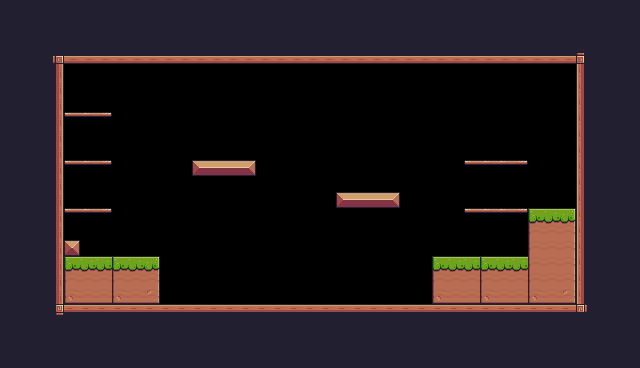

The image is a tile-based game level rendered from a .tmx file. Its description and complete source (layers, tilesets, objects, tile grids) follow:
An orthogonal 40x23 tile map with 16x16 px tiles, 1 tile layer (Background) and 30 objects (11x Fruit, 5x Platforms, 2x Saw, Player, Checkpoint).

<map version="1.10" tiledversion="1.10.2" orientation="orthogonal" renderorder="right-down" width="40" height="23" tilewidth="16" tileheight="16" infinite="0" nextlayerid="4" nextobjectid="40">
 <tileset firstgid="1" source="Pixel Adventure.tsx" />
 <layer id="1" name="Background" width="40" height="23">
  <properties>
   <property name="BackgroundColor" value="Gray" />
  </properties>
  <data encoding="csv">
24,24,24,24,24,24,24,24,24,24,24,24,24,24,24,24,24,24,24,24,24,24,24,24,24,24,24,24,24,24,24,24,24,24,24,24,24,24,24,24,
24,24,24,24,24,24,24,24,24,24,24,24,24,24,24,24,24,24,24,24,24,24,24,24,24,24,24,24,24,24,24,24,24,24,24,24,24,24,24,24,
24,24,24,24,24,24,24,24,24,24,24,24,24,24,24,24,24,24,24,24,24,24,24,24,24,24,24,24,24,24,24,24,24,24,24,24,24,24,24,24,
24,24,24,92,134,134,134,134,134,134,134,134,134,134,134,134,134,134,134,134,134,134,134,134,134,134,134,134,134,134,134,134,134,134,134,134,93,24,24,24,
24,24,24,113,0,0,0,0,0,0,0,0,0,0,0,0,0,0,0,0,0,0,0,0,0,0,0,0,0,0,0,0,0,0,0,0,111,24,24,24,
24,24,24,113,0,0,0,0,0,0,0,0,0,0,0,0,0,0,0,0,0,0,0,0,0,0,0,0,0,0,0,0,0,0,0,0,111,24,24,24,
24,24,24,113,0,0,0,0,0,0,0,0,0,0,0,0,0,0,0,0,0,0,0,0,0,0,0,0,0,0,0,0,0,0,0,0,111,24,24,24,
24,24,24,113,40,41,42,0,0,0,0,0,0,0,0,0,0,0,0,0,0,0,0,0,0,0,0,0,0,0,0,0,0,0,0,0,111,24,24,24,
24,24,24,113,0,0,0,0,0,0,0,0,0,0,0,0,0,0,0,0,0,0,0,0,0,0,0,0,0,0,0,0,0,0,0,0,111,24,24,24,
24,24,24,113,0,0,0,0,0,0,0,0,0,0,0,0,0,0,0,0,0,0,0,0,0,0,0,0,0,0,0,0,0,0,0,0,111,24,24,24,
24,24,24,113,40,41,42,0,0,0,0,0,13,14,14,15,0,0,0,0,0,0,0,0,0,0,0,0,0,40,41,41,42,0,0,0,111,24,24,24,
24,24,24,113,0,0,0,0,0,0,0,0,0,0,0,0,0,0,0,0,0,0,0,0,0,0,0,0,0,0,0,0,0,0,0,0,111,24,24,24,
24,24,24,113,0,0,0,0,0,0,0,0,0,0,0,0,0,0,0,0,0,13,14,14,15,0,0,0,0,0,0,0,0,0,0,0,111,24,24,24,
24,24,24,113,40,41,42,0,0,0,0,0,0,0,0,0,0,0,0,0,0,0,0,0,0,0,0,0,0,40,41,41,42,7,8,9,111,24,24,24,
24,24,24,113,0,0,0,0,0,0,0,0,0,0,0,0,0,0,0,0,0,0,0,0,0,0,0,0,0,0,0,0,0,29,30,31,111,24,24,24,
24,24,24,113,35,0,0,0,0,0,0,0,0,0,0,0,0,0,0,0,0,0,0,0,0,0,0,0,0,0,0,0,0,29,30,31,111,24,24,24,
24,24,24,113,7,8,8,7,8,9,0,0,0,0,0,0,0,0,0,0,0,0,0,0,0,0,0,7,8,8,7,8,8,29,30,31,111,24,24,24,
24,24,24,113,29,30,30,29,30,31,0,0,0,0,0,0,0,0,0,0,0,0,0,0,0,0,0,29,30,30,29,30,30,29,30,31,111,24,24,24,
24,24,24,113,51,52,52,51,52,53,0,0,0,0,0,0,0,0,0,0,0,0,0,0,0,0,0,51,52,52,51,52,52,51,52,53,111,24,24,24,
24,24,24,114,90,90,90,90,90,90,90,90,90,90,90,90,90,90,90,90,90,90,90,90,90,90,90,90,90,90,90,90,90,90,90,90,115,24,24,24,
24,24,24,24,24,24,24,24,24,24,24,24,24,24,24,24,24,24,24,24,24,24,24,24,24,24,24,24,24,24,24,24,24,24,24,24,24,24,24,24,
24,24,24,24,24,24,24,24,24,24,24,24,24,24,24,24,24,24,24,24,24,24,24,24,24,24,24,24,24,24,24,24,24,24,24,24,24,24,24,24,
24,24,24,24,24,24,24,24,24,24,24,24,24,24,24,24,24,24,24,24,24,24,24,24,24,24,24,24,24,24,24,24,24,24,24,24,24,24,24,24
</data>
 </layer>
 <objectgroup id="2" name="Spawnpoints">
  <object id="2" name="Player" type="Player" x="128" y="224" width="32" height="32" />
  <object id="25" name="Bananas" type="Fruit" x="80" y="80" width="32" height="32" />
  <object id="26" name="Orange" type="Fruit" x="80" y="128" width="32" height="32" />
  <object id="27" name="Apple" type="Fruit" x="80" y="176" width="32" height="32" />
  <object id="28" name="Cherries" type="Fruit" x="192" y="128" width="32" height="32" />
  <object id="29" name="Cherries" type="Fruit" x="224" y="128" width="32" height="32" />
  <object id="30" name="Cherries" type="Fruit" x="208" y="96" width="32" height="32" />
  <object id="31" name="Cherries" type="Fruit" x="336" y="160" width="32" height="32" />
  <object id="32" name="Cherries" type="Fruit" x="368" y="160" width="32" height="32" />
  <object id="33" name="Cherries" type="Fruit" x="352" y="128" width="32" height="32" />
  <object id="34" name="Kiwi" type="Fruit" x="480" y="128" width="32" height="32" />
  <object id="35" name="Kiwi" type="Fruit" x="480" y="176" width="32" height="32" />
  <object id="36" type="Saw" x="288" y="288" width="32" height="32">
   <properties>
    <property name="isVertical" type="bool" value="false" />
    <property name="offNeg" type="float" value="8" />
    <property name="offPos" type="float" value="7" />
   </properties>
  </object>
  <object id="37" type="Saw" x="288" y="128" width="32" height="32">
   <properties>
    <property name="isVertical" type="bool" value="true" />
    <property name="offNeg" type="float" value="4" />
    <property name="offPos" type="float" value="3" />
   </properties>
  </object>
  <object id="39" type="Checkpoint" x="512" y="144" width="64" height="64" />
 </objectgroup>
 <objectgroup id="3" name="Collisions">
  <object id="3" x="64" y="48" width="528" height="16" />
  <object id="4" x="48" y="48" width="16" height="272" />
  <object id="9" x="64" y="304" width="528" height="16" />
  <object id="11" x="576" y="64" width="16" height="240" />
  <object id="12" x="64" y="256" width="96" height="48" />
  <object id="13" x="432" y="256" width="96" height="48" />
  <object id="14" x="192" y="160" width="64" height="16" />
  <object id="15" x="336" y="192" width="64" height="16" />
  <object id="16" type="Platforms" x="464" y="208" width="64" height="16" />
  <object id="20" type="Platforms" x="464" y="160" width="64" height="16" />
  <object id="21" type="Platforms" x="64" y="208" width="48" height="16" />
  <object id="22" type="Platforms" x="64" y="160" width="48" height="16" />
  <object id="23" type="Platforms" x="64" y="112" width="48" height="16" />
  <object id="24" x="64" y="240" width="16" height="16" />
  <object id="38" x="528" y="208" width="48" height="96" />
 </objectgroup>
</map>
